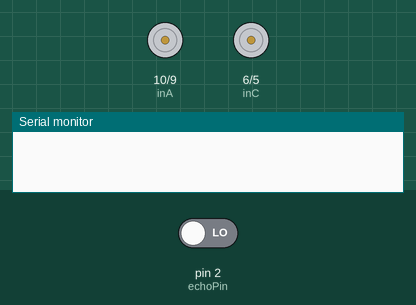
Simulated run of this sketch. Board: Arduino Uno, built with avr-gcc and run on an emulated ATmega328P. Parts: motor-driver pin pairs drawn as motors (green arrow = first pin HIGH = forward, orange = second pin HIGH = backward, longer = more drive, scaled by the enable pin), the last lines printed to the serial monitor. The inputs (shaded band) are chosen by the test bench; at power-on: pin 2 (echoPin) LOW.

Above: at 0.1 s.
At 1.6 s:
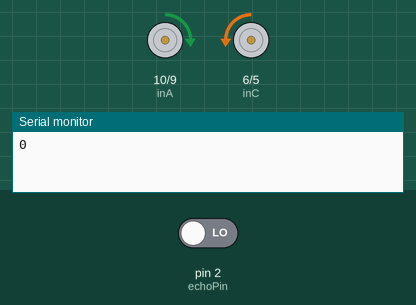
Timing chart, 0 to 3.1 s (numbered marks = the images above):
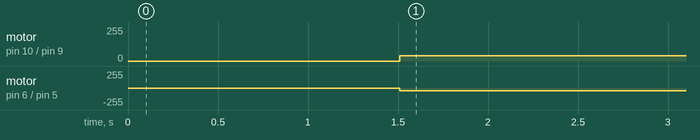

The sketch:

Sonar.ino
```cpp
#define trigPin 4
#define echoPin 2

#define inA 10
#define inB 9
#define inC 6
#define inD 5
#define ena 11
#define enb 3


void setup()
{
  Serial.begin(9600);
  pinMode(trigPin, OUTPUT);
  pinMode(echoPin, INPUT);
  mot_init();
  delay(500);
  wheel(0, 0);
}

void loop()
{
  int distance, duration;
  digitalWrite(trigPin, HIGH);
  delay(10);
  digitalWrite(trigPin, LOW);
  duration = pulseIn(echoPin, HIGH);
  distance = (duration/2)/29.1;
  Serial.print(distance);
  Serial.println("");

  if (distance > 15)
  {
    wheel(40,-40);
  }
  else if(distance <5)
  {
    wheel(-40, 40);
  }
  else
  {
    wheel(70,70);
  }
}

void mot_init()
{
  pinMode(inA, OUTPUT);
  pinMode(inB, OUTPUT);
  pinMode(inC, OUTPUT);
  pinMode(inD, OUTPUT);
  pinMode(ena, OUTPUT);
  pinMode(enb, OUTPUT);

  digitalWrite(inA, HIGH);
  digitalWrite(inB, HIGH);
  digitalWrite(inC, HIGH);
  digitalWrite(inD, HIGH);
}

void wheel(int lm, int rm)
{
  if (lm == 0)
  {
    digitalWrite(inC, HIGH);
    digitalWrite(inD, HIGH);
  }

  else if (lm > 0)
  {
    digitalWrite(inC, HIGH);
    digitalWrite(inD, LOW);
  }

  else if (lm < 0)
  {
    digitalWrite(inC, LOW);
    digitalWrite(inD, HIGH);
  }


  if (rm == 0)
  {
    digitalWrite(inA, HIGH);
    digitalWrite(inB, HIGH);
  }

  else if (rm > 0)
  {
    digitalWrite(inA, HIGH);
    digitalWrite(inB, LOW);
  }

  else if (rm < 0)
  {
    digitalWrite(inA, LOW);
    digitalWrite(inB, HIGH);
  }

  if (lm > 254) lm = 254;
  if (lm < -254) lm = -254;
  if (rm > 254) rm = 254;
  if (rm < -254) rm = -254;

  analogWrite(ena, abs(rm));
  analogWrite(enb, abs(lm));

}
```

Measured:
- by itself, motor on pin 10 (inA) / pin 9 (inB): stopped → forward 40/255 at 1.5 s
- by itself, motor on pin 6 (inC) / pin 5 (inD): stopped → backward 40/255 at 1.5 s
